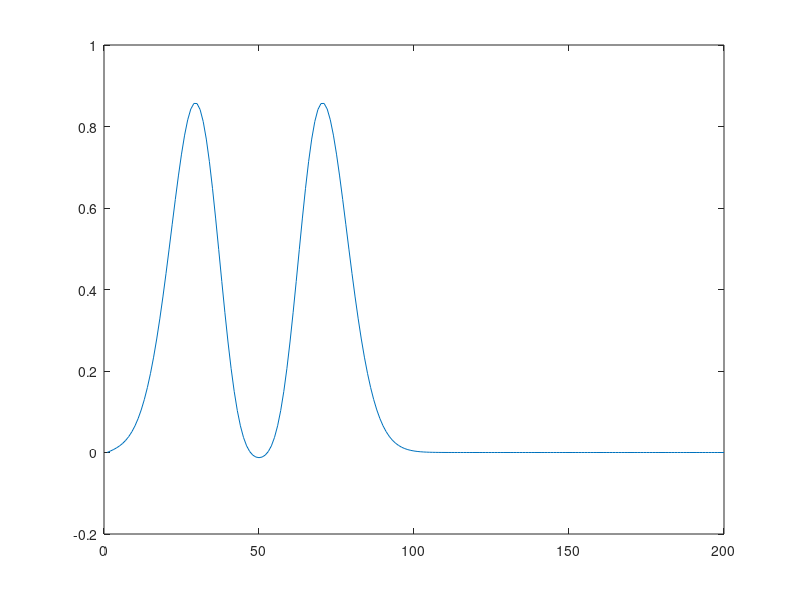

The MATLAB source for this figure:
clc
clear 

c0=3e8;                %light speed
mu0=4*pi*10^(-7);      %the permeability of vacuum
eps0=1/(c0^2*mu0);     %the permitimeivity of cacuum

MAX_Z=200;
step=800;

Ex(1:MAX_Z)=0;
Hy(1:MAX_Z)=0;
CFNL=1;
dz=0.03;
dt=CFNL/(c0*sqrt(1/dz^2+1/dz^2+1/dz^2));
CA=1;
CB=(dt/2/eps0);
CP=1;
CQ=dt/2/mu0;

a=-dt*dt/(4*mu0*eps0*dz*dz);
b=1-2*a;
c=-dt*dt/(4*mu0*eps0*dz*dz);
% A(1,1)=0;
for m=1:MAX_Z-3
    A(m+1,m) = a;
    A(m,m) = b;
    A(m,m+1) = c;
end

A(m+1,m+1) = b;
% d(1)=0;
% d(MAX_Z)=0;
JA=sparse(A);
A_inv=inv(A);
clear A

Tw=1.0618e-9;
t0=4*Tw;
for n=1:step
    n
    pulse=exp(-(n*dt-t0)^2/(Tw)^2);
    Ex(1,50)=Ex(1,50)+pulse;  
    
    
    Ex1=Ex;Hy1=Hy;
    k=2:MAX_Z-1;
    d(k-1)=Ex1(1,k)-CB*(Hy1(1,k)-Hy1(1,k-1))/dz;
    Ex(1,2:MAX_Z-1)=JA\d';
%     
%     pulse=exp(-(n*dt-t0)^2/(Tw)^2);
%     Ex(1,50)=pulse;  
    
    Hy(1,1:MAX_Z-1)=Hy1(1,1:MAX_Z-1)-CQ*(Ex(1,(1:MAX_Z-1)+1)-Ex(1,1:MAX_Z-1))/dz;
    
    
    Ex1=Ex;Hy1=Hy;
    Ex(1,2:MAX_Z-1)=Ex1(1,2:MAX_Z-1)-CB*(Hy1(1,2:MAX_Z-1)-Hy1(1,(2:MAX_Z-1)-1))/dz;
    
    Hy(1,1:MAX_Z-1)=Hy1(1,1:MAX_Z-1)-CQ*(Ex1(1,(1:MAX_Z-1)+1)-Ex1(1,1:MAX_Z-1))/dz;
    
    figure(1)
    plot(Ex)
%     axis([1 MAX_Z,-0.05 0.05]);
    AAA(n)=Ex(1,100);
end
